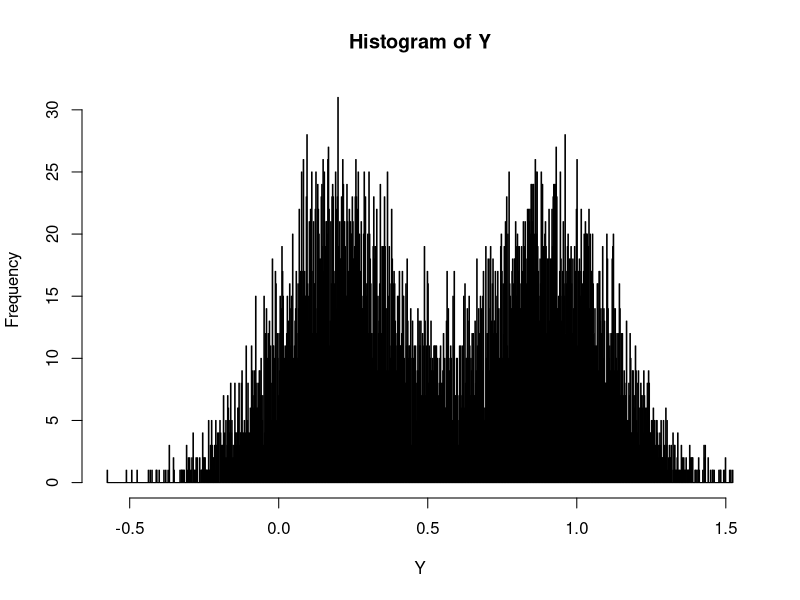
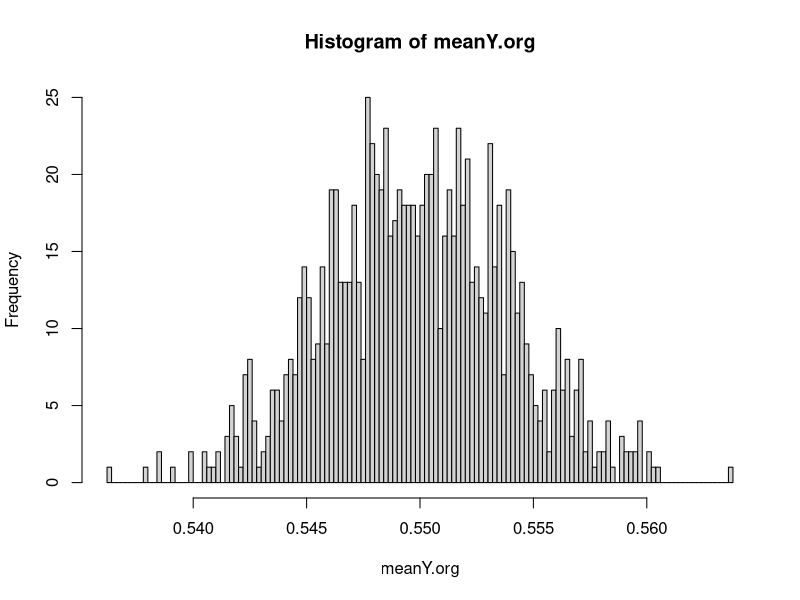

Write R code to recreate these figures, in order.
library(MASS)
n<-10000

X<-rbinom(n,prob=0.5,size=1)
Y<-0.2+0.7*X+rnorm(n,mean=0,sd=0.2)
hist(Y,breaks=1000)

#assume estimate of interest is \mu(Y)
#
#True mean is E(Y)=E(0.2+0.7*X+epsilon)=0.2+0.7*E(X)+0=0.2+0.7*0.5=0.55

meanY.true<-0.55

###run simulation

sim<-1000  ##number of simulation runs
m<-5       ##number of imputations

meanY.org<-rep(NA,sim)
var.meanY.org<-rep(NA,sim)
meanY.cc<-rep(NA,sim)
var.meanY.cc<-rep(NA,sim)
meanY.imp<-rep(NA,sim)
var.meanY.imp<-rep(NA,sim)
df.mean.imp<-rep(NA,sim)

for(i in 1:sim){

###generate data
  X<-rbinom(n,prob=0.5,size=1)
  Y<-0.2+0.7*X+rnorm(n,mean=0,sd=0.2)

##store estimate of interest
  meanY.org[i]<-mean(Y)
  var.meanY.org[i]<-var(Y)/n
###introduce missings

###MAR

  M<-rep(0.5,n)
  M[X==0]<-0.3
  rand<-runif(n)
  Y.mis<-Y
  Y.mis[M>rand]<-NA

##store estimate of interest using complete case analysis
  meanY.cc[i]<-mean(Y.mis,na.rm=TRUE)
  var.meanY.cc[i]<-var(Y.mis,na.rm=TRUE)/sum(!is.na(Y.mis))

###multiply impute missing values
	
####Get parameters from regression

  reg<-lm(Y.mis~X,x=T)
  regxtx<-solve(t(reg$x)%*%reg$x)
  regcoef<-reg$coef
  regvar<-summary(reg)$sigma^2

  Y.imp<-matrix(rep(Y.mis,m),ncol=m)

####Start multiple imputations
	
  for (j in 1:m){
	newsigma<-(sum(!is.na(Y.mis))-1)*regvar/rchisq(n=1, sum(!is.na(Y.mis))-1)
	newbeta<-mvrnorm(n=1,regcoef, regxtx*newsigma)
	imp<-rnorm(n,0,sqrt(newsigma))+c(newbeta%*%t(cbind(1,X)))
	Y.imp[is.na(Y.mis),j]<-imp[is.na(Y.mis)]
	}

###estimate mean based on imputed data

  q.i<-apply(Y.imp,2,mean)
  u.bar<-mean(apply(Y.imp,2,var)/n)
  b.m<-var(q.i)
  
  T.m<-(1+1/m)*b.m+u.bar
  df.mean.imp[i]<-(m-1)*((1+1/m)*b.m/T.m)^{-2}

  meanY.imp[i]<-mean(q.i)
  var.meanY.imp[i]<-T.m

  }

###compute coverage rates

###org
l95.org<-meanY.org-1.96*sqrt(var.meanY.org)
u95.org<-meanY.org+1.96*sqrt(var.meanY.org)	
cover.org<-(l95.org<=meanY.true&u95.org>=meanY.true)

###complete case
l95.cc<-meanY.cc-1.96*sqrt(var.meanY.cc)
u95.cc<-meanY.cc+1.96*sqrt(var.meanY.cc)	
cover.cc<-(l95.cc<=meanY.true&u95.cc>=meanY.true)

###MI
l95.imp<-meanY.imp-qt(df=df.mean.imp,p=0.975)*sqrt(var.meanY.imp)
u95.imp<-meanY.imp+qt(df=df.mean.imp,p=0.975)*sqrt(var.meanY.imp)
cover.imp<-(l95.imp<=meanY.true&u95.imp>=meanY.true)

res<-cbind(c(mean(meanY.org),mean(meanY.cc),mean(meanY.imp)),
	c(mean(cover.org)*100,mean(cover.cc)*100,mean(cover.imp)*100))

colnames(res)<-c("point estimate", "coverage rate")
rownames(res)<-c("no missings","complete case analysis", "multiple imputation")

print(round(res,3))

###Y does not need to be normal to get valid inferences with MI
###estimate of the parameter of interest in the analysis model 
###needs to be normally distributed for the fully observed data 

hist(meanY.org,breaks=100)

